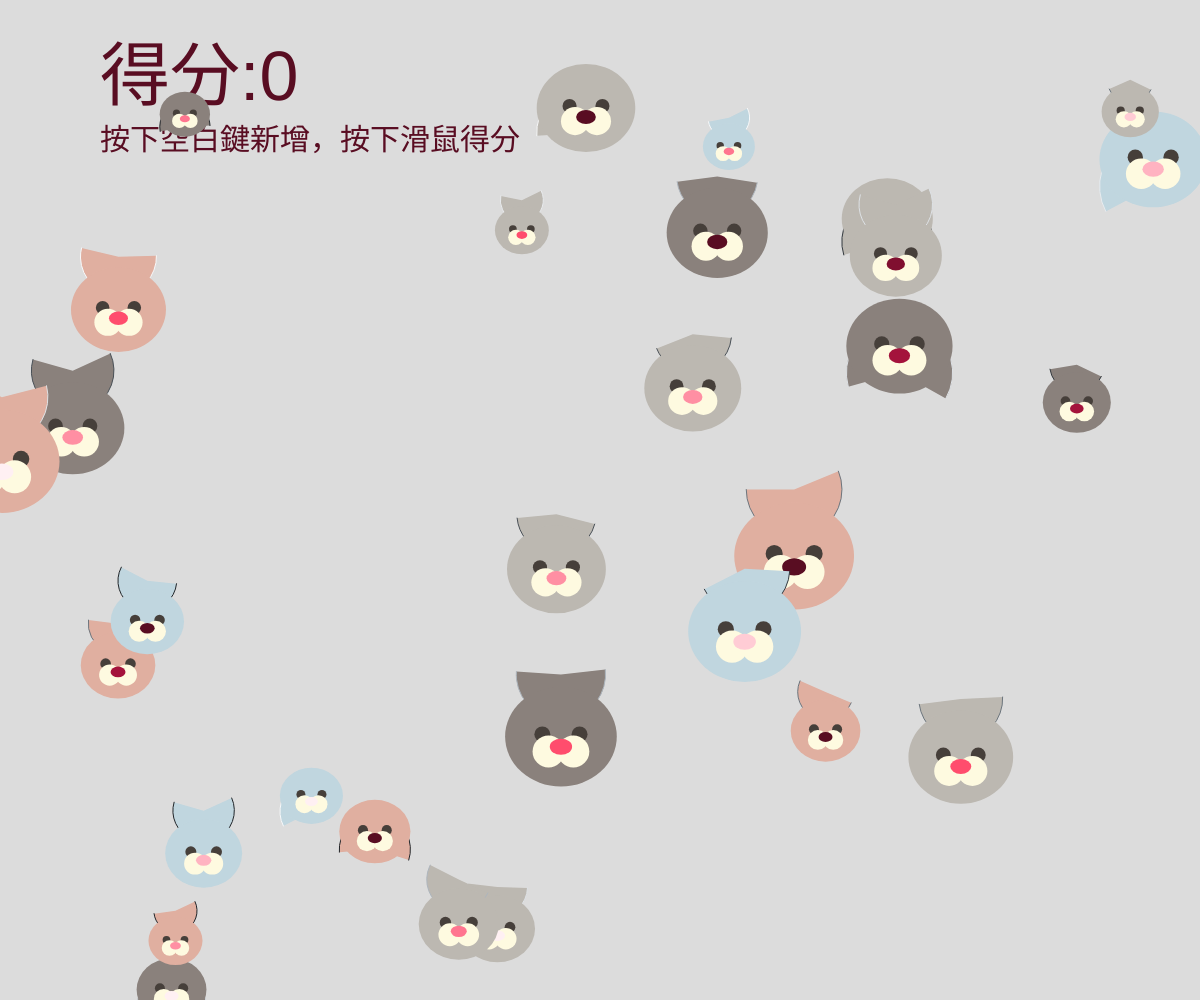
Frame 1 (no input)
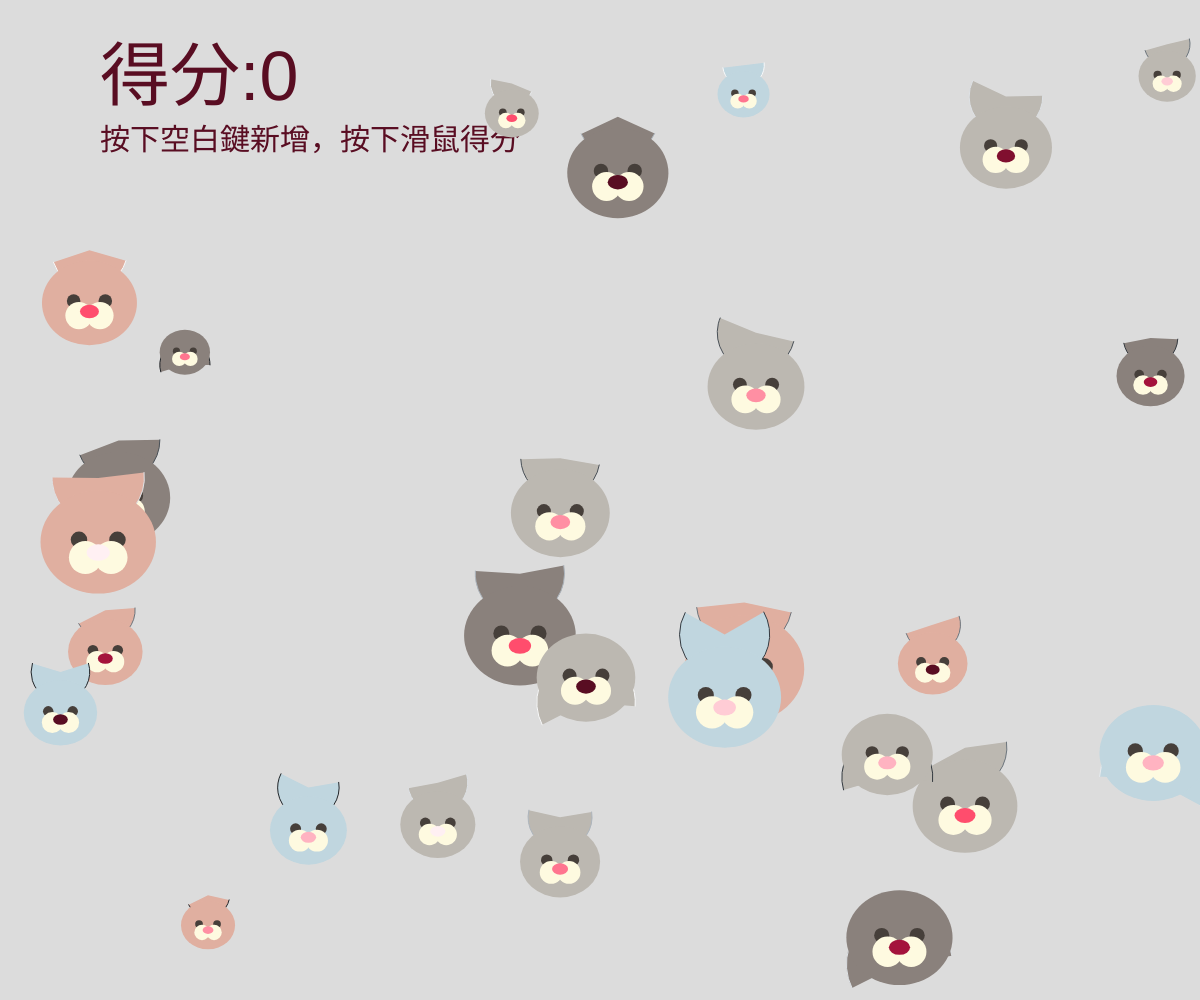
Frame 60 (no input)
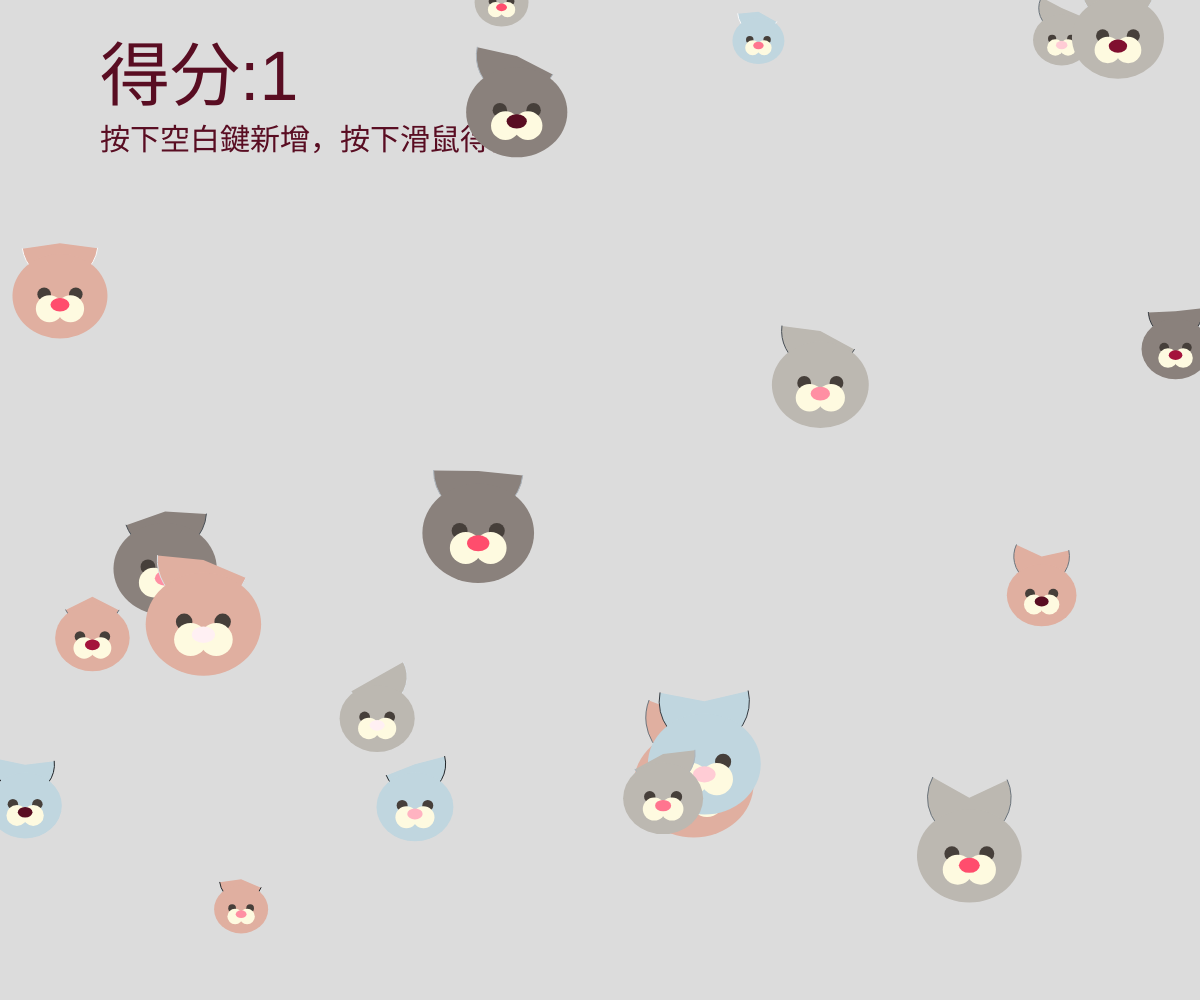
Frame 120 (the mouse pressed at the canvas centre since frame 60)

The p5.js sketch that drew these frames (run headless with seeded random() and noise() and a simulated clock; from frame 60 on, the mouse is pressed at the canvas centre):

// p5.js sketch
// ── sketch.js
var colors = "590d22-800f2f-a4133c-c9184a-ff4d6d-ff758f-ff8fa3-ffb3c1-ffccd5-fff0f3".split("-").map(a=>"#"+a)
var line_colors = "f8f9fa-e9ecef-dee2e6-ced4da-adb5bd-6c757d-495057-343a40-212529".split("-").map(a=>"#"+a)
var face_colors ="8a817c-bcb8b1-e0afa0-c0d6df".split("-").map(a=>"#"+a)
// 宣告一個物件，為一個陣列，陣列內可以放很多物件的資訊
var pets = []  //所有物件的資料內容
var pet  //正在處理的物件
class pet_class{  //宣告一個pet_class物件，
  constructor(args){  //描述物件的初始值，只有設定物件的資料內容
    this.p = args.p || {x:width/2,y:height/2}; //物件的位置
    this.r = args.r || random(50,120)  //物件的大小
    this.color = args.color || random(colors)  //物件的顏色，color函數為顏色設定值
    this.v = args.v || {x:random(-2,2),y:random(-2,2)}   //物件的移動速度，有兩個屬性(x,y)，移動的速度
    this.line_color = args.line_color || random(line_colors)  //圓的框線顏色
    this.face_color = args.face_color || random(face_colors)
    this.a = args.a || {x:0,y:random(0.7,1.2)}  //加速度
    this.mode = random(["happy","bad"])
    this.rid = random(0,1000000) //亂數值0~10000之間
  }
  draw(){   //畫出物件畫面的程式碼，一個物件繪出的程式碼
    push()
      translate(this.p.x,this.p.y) //把圓點(0,0)設定到圓心上
      stroke(this.line_color)
      fill(this.face_color)
     
     
      //  ミミ耳朵

      if (this.mode=="happy") {
        arc(0, this.r/4, this.r, this.r, random(150, 210), random(330, 390));
      } else {
        push();
        rotate(180);
        arc(0, this.r / 1.8, this.r * 0.8, this.r * 0.8, random(150, 210), random(330, 390));
        pop();
      }

      //  カオ臉
      noStroke();
      fill(this.face_color);
      ellipse(0, 0, this.r, this.r / 1.12);

      //  メ眼睛
      fill("#463f3a");
      circle(-this.r / 6, -this.r / 50, this.r / 7);
      circle(this.r / 6, -this.r / 50, this.r / 7);

      //  クチ嘴巴
      fill("#fefae0");
      circle(this.r / 9, this.r / 7.5, this.r / 3.5);
      circle(-this.r / 9, this.r / 7.5, this.r / 3.5);

      //  ハナ鼻子
      fill(this.color);
      ellipse(0, this.r / 11, this.r / 5, this.r / 7);

      pop();
    
  }
  update(){  //物件移動更新後的程式碼
    if(this.mode == "happy"){
      this.p.y = this.p.y + sin(frameCount/10+this.r) *(this.r/10)
    }
    else{
      this.p.x = this.p.x + this.v.x   //x軸
      this.p.y = this.p.y + this.v.y   //y軸
    }
    

    if(this.p.x<0){  //碰到視窗左邊
      this.v.x = -this.v.x
    }
    if(this.p.x>width){  //碰到視窗右邊
      this.v.x = -this.v.x
    }
    if(this.p.y<0){   //碰到視窗上邊
      this.v.y = -this.v.y
    }
    if(this.p.y>height){  //碰到視窗下邊
      this.v.y= -this.v.y
    }
  }
  ispetInRange(){ //計算物件與滑鼠間的距離是否小於直徑
    //d:把目前這個物件的位置與滑鼠間的距離
    let d = dist(mouseX,mouseY,this.p.x,this.p.y)
    if(d<this.r){
      return true
    }
    else{
      return false
    }
  }
}


function setup() {
  createCanvas(windowWidth, windowHeight);
  angleMode(DEGREES);

  for(i=0;i<30;i=i+1){  //產生多個物件資料(30顆)
    pet = new pet_class({  //傳一串參數值到class內
    v:{x:random(-2,2),y:random(-2,2)},
    p:{x:random(0,width),y:random(0,height)},
    a:{x:0,y:0}
    })
    pets.push(pet)
  }
  // print(pets)
}

var score = 0
function draw() {
  background(220);
  // ===========================================
  // 得分文字
  fill("#590d22")
  textSize(30) //大小
  text("按下空白鍵新增，按下滑鼠得分",100,150) //位置

  fill("#590d22")
  textSize(70) //大小
  text("得分:"+score,100,100) //位置
  // ===========================================

  for(j=0;j<pets.length;j=j+1){
    pet = pets[j]
    pet.draw()   //繪出物件的樣子
    pet.update()  //更改物件的位置
  }
}

// ====================================
// 按下空白鍵新增一個
function keyPressed(){
  pet = new pet_class({  //傳一串參數值到class內
    v:{x:random(-2,2),y:random(-2,2)}, //速度
    p:{x:mouseX,y:mouseY}, //位置
    a:{x:0,y:0} //加速度
    })
    pets.push(pet)
    }
// ====================================
// 按下滑鼠使物件消失
function mousePressed(){
  for(let pet of pets){
    if(pet.ispetInRange()){
      pets.splice(pets.indexOf(pet),1)
      score = score+1
    }
  }
// ====================================
  print(score)
}
